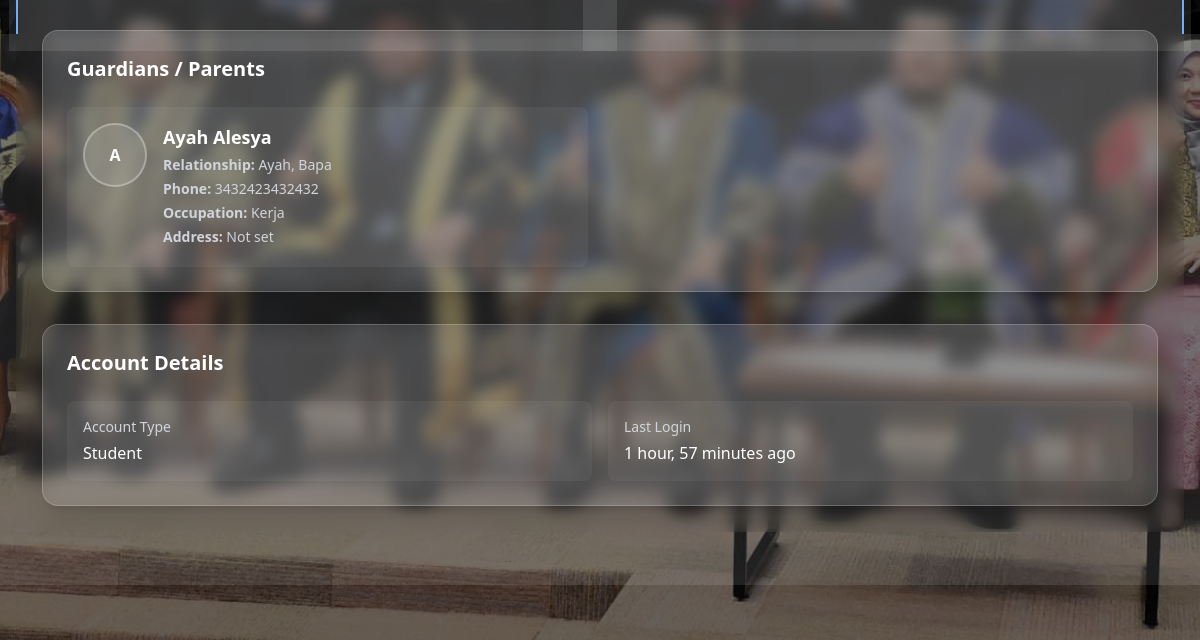
The app's page /dashboard/profile/ (signed in, lower part), older data.
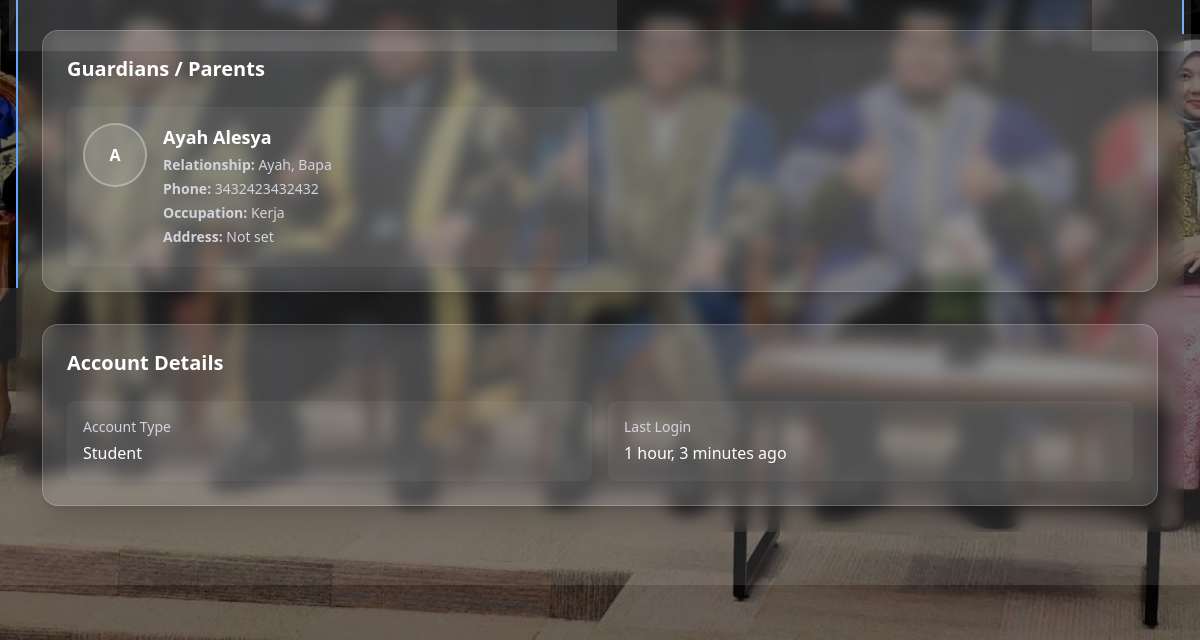
The same page, newer data.
### accounts/models.py (models this page shows, shortened)
class CustomUser(AbstractBaseUser, PermissionsMixin):
    class Role(models.TextChoices):
        STUDENT = 'STUDENT', 'Student'
        LECTURER = 'LECTURER', 'Lecturer'
        ADMIN = 'ADMIN', 'Admin'
    email = models.EmailField(unique=True)
    identity_card_number = models.CharField(
        max_length=20, unique=True, verbose_name="IC/Identity Card No."
    )
    full_name = models.CharField(
        max_length=255, verbose_name="Full Name (as per IC)"
    )
    short_name = models.CharField(
        max_length=64, verbose_name="Short Name", blank=True,
        help_text="E.g. 'Ali', for display in tables/lists"
    )
    role = models.CharField(max_length=20, choices=Role.choices, default=Role.STUDENT)
    phone_number = models.CharField(max_length=20, blank=True, null=True)
    address = models.TextField(blank=True, null=True)
    department = models.ForeignKey(
        Department,
        null=True,
        blank=True,
        on_delete=models.SET_NULL,
        related_name='users'
    )
    profile_picture = models.ImageField(upload_to='profile_pics/', blank=True, null=True)
    is_staff = models.BooleanField(default=False)
    is_active = models.BooleanField(default=True)
    date_joined = models.DateTimeField(default=timezone.now, blank=True, null=True)
    USERNAME_FIELD = 'email'
    REQUIRED_FIELDS = ['identity_card_number', 'full_name', 'short_name']
    objects = CustomUserManager()
    def get_full_name(self):
        return self.full_name
    def get_short_name(self):
        return self.short_name or (self.full_name.split(' ')[0] if self.full_name else self.email)

### dashboard/views.py (the view)
# urls.py: path('profile/', profile_view, name='profile'),
@login_required
def profile_view(request):
    user = request.user
    context = {
        "profile_url_name": "dashboard:profile",
    }
    if user.role == user.Role.STUDENT:
        try:
            student = Student.objects.select_related('user', 'class_group').prefetch_related('parents').get(user=user)
        except Student.DoesNotExist:
            student = None
        context['student'] = student
    elif user.role == user.Role.LECTURER:
        try:
            lecturer = Lecturer.objects.select_related('user', 'department').get(user=user)
        except Lecturer.DoesNotExist:
            lecturer = None
        context['lecturer'] = lecturer
    return render(request, "dashboard/profile.html", context)

### core/models.py (called while the page is built)
    def __str__(self):
        return f"{self.name} ({self.course.code}, {self.year})"

    def get_roles_list(self):
        return [r.strip().capitalize() for r in self.roles.split(',') if r.strip()]

### dashboard/templates/dashboard/profile.html (shortened to what this page needs)
{% extends 'dashboard/base_profile.html' %}
{% load widget_tweaks %}
{% block content_inner %}
<div class="space-y-8">
  {% if request.user.role == 'STUDENT' and student %}
    <div class="bg-white/10 backdrop-blur-md rounded-2xl p-6 border border-white/20 shadow-xl">
      <h3 class="text-xl font-semibold text-white mb-6">Guardians / Parents</h3>
      {% if student.parents.all|length %}
        <div class="grid grid-cols-1 md:grid-cols-2 gap-6">
          {% for parent in student.parents.all %}
            <div class="bg-white/5 rounded-lg p-4 flex gap-4">
              <div>
                {% if parent.profile_picture %}
                  <img src="{{ parent.profile_picture.url }}" alt="{{ parent.full_name|default:'Guardian' }}"
                       class="w-16 h-16 rounded-full object-cover border-2 border-white/30 mb-2">
                {% else %}
                  <div class="w-16 h-16 rounded-full bg-white/10 border-2 border-white/30 mb-2 grid place-items-center">
                    <span class="text-white font-semibold">
                      {{ parent.full_name|default:parent.email|default:"?"|slice:":1"|upper }}
                    </span>
                  </div>
                {% endif %}
              </div>
              <div>
                <h4 class="text-lg text-white font-semibold mb-1">
                  {{ parent.full_name|default:"No Name Set" }}
                </h4>
                <p class="text-gray-300 text-sm mb-1">
                  <span class="font-semibold">Relationship:</span>
                  {{ parent.get_roles_list|join:", " }}
                </p>
                <p class="text-gray-300 text-sm mb-1">
                  <span class="font-semibold">Phone:</span> {{ parent.phone_number|default:"Not set" }}
                </p>
                <p class="text-gray-300 text-sm mb-1">
                  <span class="font-semibold">Occupation:</span> {{ parent.occupation|default:"Not set" }}
                </p>
                <p class="text-gray-300 text-sm mb-1">
                  <span class="font-semibold">Address:</span> {{ parent.address|default:"Not set" }}
                </p>
              </div>
            </div>
          {% endfor %}
        </div>
      {% else %}
        <p class="text-white">No guardian/parent information linked to this account.</p>
      {% endif %}
    </div>
  {% endif %}
  <div class="bg-white/10 backdrop-blur-md rounded-2xl p-6 border border-white/20 shadow-xl">
    <h3 class="text-xl font-semibold text-white mb-6">Account Details</h3>
    <div class="grid grid-cols-1 sm:grid-cols-2 gap-4">
      <div class="bg-white/5 rounded-lg p-4">
        <h4 class="text-sm text-gray-300 mb-1">Account Type</h4>
        <p class="text-white">{{ request.user.get_role_display }}</p>
      </div>
      <div class="bg-white/5 rounded-lg p-4">
        <h4 class="text-sm text-gray-300 mb-1">Last Login</h4>
        <p class="text-white">
          {% if request.user.last_login %}{{ request.user.last_login|timesince }} ago{% else %}Never{% endif %}
        </p>
      </div>
    </div>
  </div>
</div>
{% endblock %}

Row changes from the older to the newer data that the page shows:
changed CustomUser "Student": user.last_login "1 hour, 57 minutes" → "1 hour, 3 minutes"
